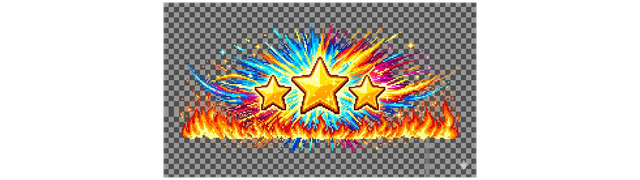
#> input picture assets/ui/gamification/combo-3.png, 640 x 180 px, given as the content of the folder /Users/roy/Downloads/gemini-game-assets, which was not available
$ python prepare_gamification_assets.py
#> lines starting #> are read from the running program, lines starting #| are printed output that depends on the picture; pictures that were not available may be replaced by others from this repository, and a replacement may not be noted
from pathlib import Path
from PIL import Image


ROOT = Path("/Users/roy/Downloads/gemini-game-assets")
OUT = Path("/Users/roy/Documents/ChatGPTWorkspace/english-game/assets/ui/gamification")


TARGET_SIZES = {
    "avatar-": (256, 256),
    "combo-": (640, 180),
    "fever-mode": (640, 180),
    "badge-": (160, 160),
    "fix-": (220, 160),
    "freeze-ticket": (160, 160),
    "revive-shield": (160, 160),
    "growth-tree-trunk": (180, 120),
    "growth-tree-leaf": (72, 72),
    "growth-tree-glow": (128, 128),
    "sticker-": (144, 144),
}


def pick_size(name: str) -> tuple[int, int]:
#> called with name = 'combo-3.png'
    for prefix, size in TARGET_SIZES.items():
        if name.startswith(prefix):
            return size
#> in main, image is the input picture: PIL image 640x180 RGBA; mean R, G, B, A 67.1, 59.7, 50.6, 120.8
    return (256, 256)


def crop_alpha(image: Image.Image) -> Image.Image:
    rgba = image.convert("RGBA")
    alpha = rgba.getchannel("A")
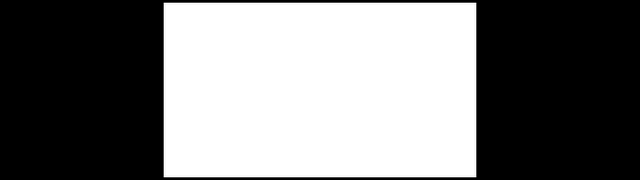
#> alpha: PIL image 640x180 L; min 0, max 255, mean 120.8
    bbox = alpha.getbbox()
#> bbox = (163, 2, 477, 178)
    if not bbox:
        return rgba
    cropped = rgba.crop(bbox)
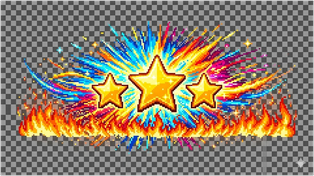
#> cropped: PIL image 314x176 RGBA; mean R, G, B, A 139.7, 124.4, 105.5, 251.7; transparent parts drawn white
    pad = 8
    canvas = Image.new("RGBA", (cropped.width + pad * 2, cropped.height + pad * 2), (0, 0, 0, 0))
#> canvas: PIL image 330x192 RGBA; every value is 0
    canvas.paste(cropped, (pad, pad), cropped)
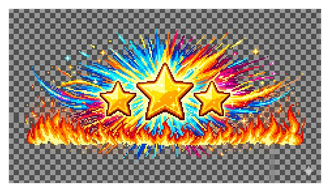
#> canvas: PIL image 330x192 RGBA; mean R, G, B, A 121.1, 107.7, 91.3, 218.6; transparent parts drawn white
    return canvas


def fit_on_canvas(image: Image.Image, target_size: tuple[int, int]) -> Image.Image:
#> called with target_size = (640, 180)
    target_w, target_h = target_size
    canvas = Image.new("RGBA", (target_w, target_h), (0, 0, 0, 0))
#> canvas: PIL image 640x180 RGBA; every value is 0
    working = image.copy()
    working.thumbnail((target_w, target_h), Image.LANCZOS)
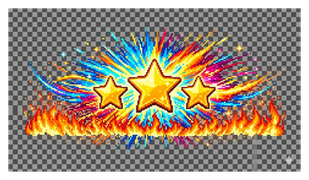
#> working: PIL image 309x180 RGBA; mean R, G, B, A 124.9, 111.5, 95.1, 218.7; transparent parts drawn white
    x = (target_w - working.width) // 2
#> x = 165
    y = (target_h - working.height) // 2
#> y = 0
    canvas.paste(working, (x, y), working)
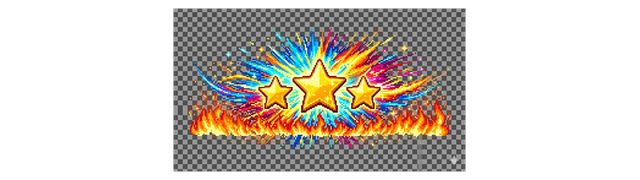
#> canvas: PIL image 640x180 RGBA; mean R, G, B, A 58.4, 51.9, 44, 105; transparent parts drawn white
    return canvas


def main() -> None:
    OUT.mkdir(parents=True, exist_ok=True)
    for src in sorted(ROOT.glob("*.png")):
        target = pick_size(src.name)
        image = Image.open(src).convert("RGBA")
        image = crop_alpha(image)
        image = fit_on_canvas(image, target)
        image.save(OUT / src.name)
        print(f"prepared\t{src.name}\t{target[0]}x{target[1]}")


if __name__ == "__main__":
    main()

$ run again, on assets/ui/gamification/freeze-ticket.png
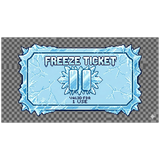
#> input picture assets/ui/gamification/freeze-ticket.png, 160 x 160 px, given as the content of the folder /Users/roy/Downloads/gemini-game-assets, which was not available
#> in main, image is the input picture: PIL image 160x160 RGBA; mean R, G, B, A 69.4, 84.3, 91.3, 133.1
#> in crop_alpha, `alpha = rgba.getchannel("A")`:
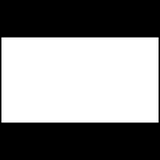
#> alpha: PIL image 160x160 L; min 0, max 255, mean 133.1
#> bbox = (1, 37, 159, 123)
#> in fit_on_canvas, `canvas.paste(working, (x, y), working)`:
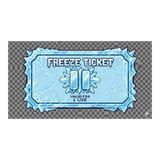
#> canvas: PIL image 160x160 RGBA; mean R, G, B, A 57.5, 70.1, 76, 110.6; transparent parts drawn white

$ run again, on assets/ui/gamification/growth-tree-glow.png
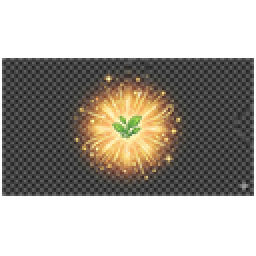
#> input picture assets/ui/gamification/growth-tree-glow.png, 128 x 128 px, given as the content of the folder /Users/roy/Downloads/gemini-game-assets, which was not available (shown 2 times larger)
#> in main, image is the input picture: PIL image 128x128 RGBA; mean R, G, B, A 50.3, 45.6, 38.5, 134.4
#> in crop_alpha, `alpha = rgba.getchannel("A")`:
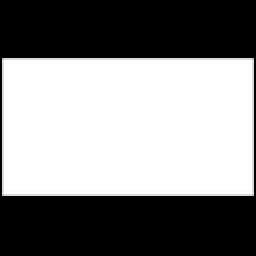
#> alpha: PIL image 128x128 L (shown 2 times larger); min 0, max 255, mean 134.4
#> bbox = (0, 28, 128, 99)
#> in fit_on_canvas, `canvas.paste(working, (x, y), working)`:
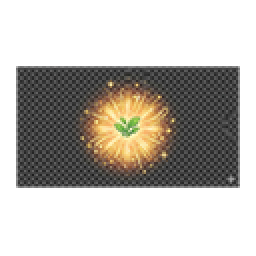
#> canvas: PIL image 128x128 RGBA (shown 2 times larger); mean R, G, B, A 39, 35.3, 29.7, 103.9; transparent parts drawn white
